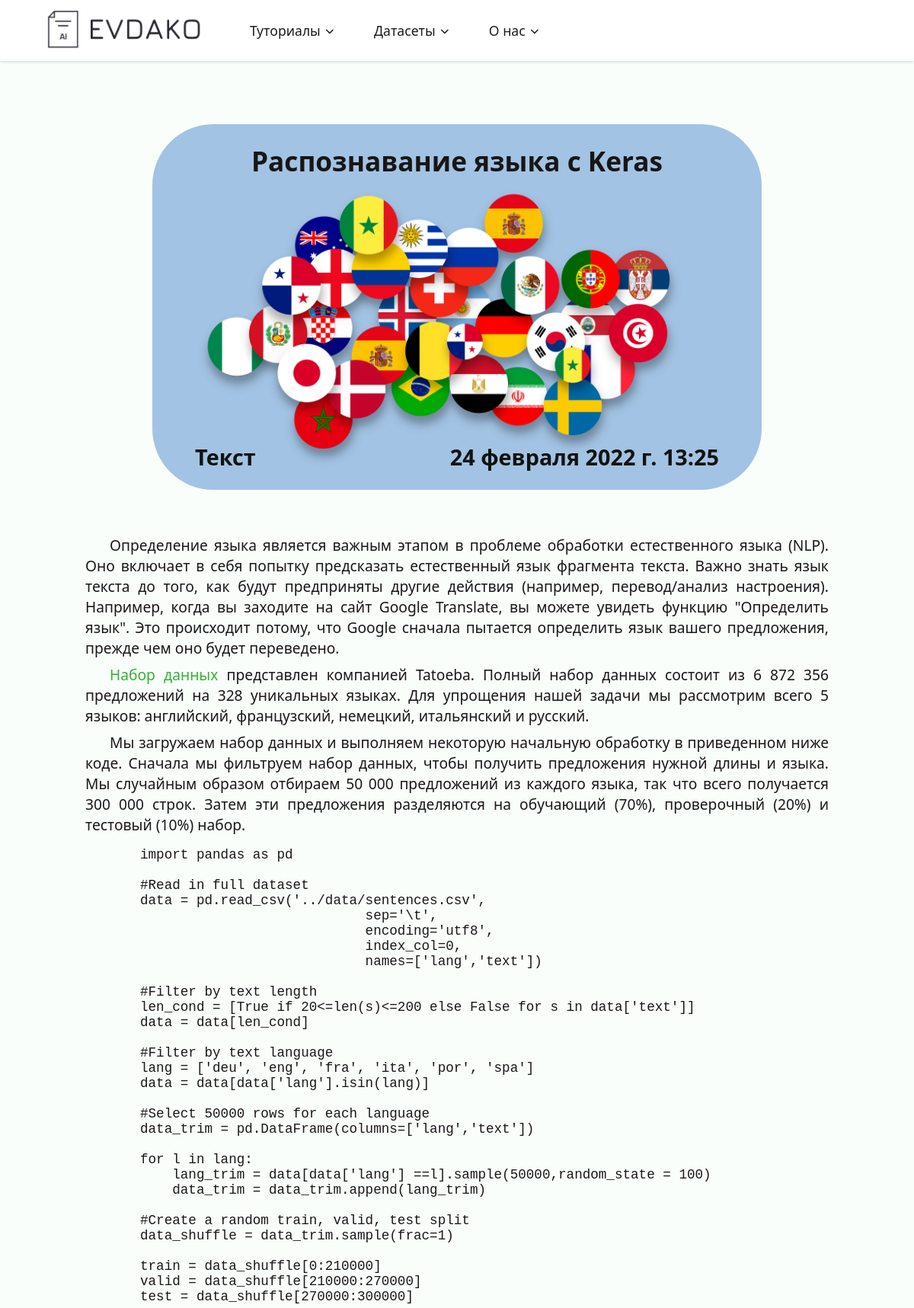
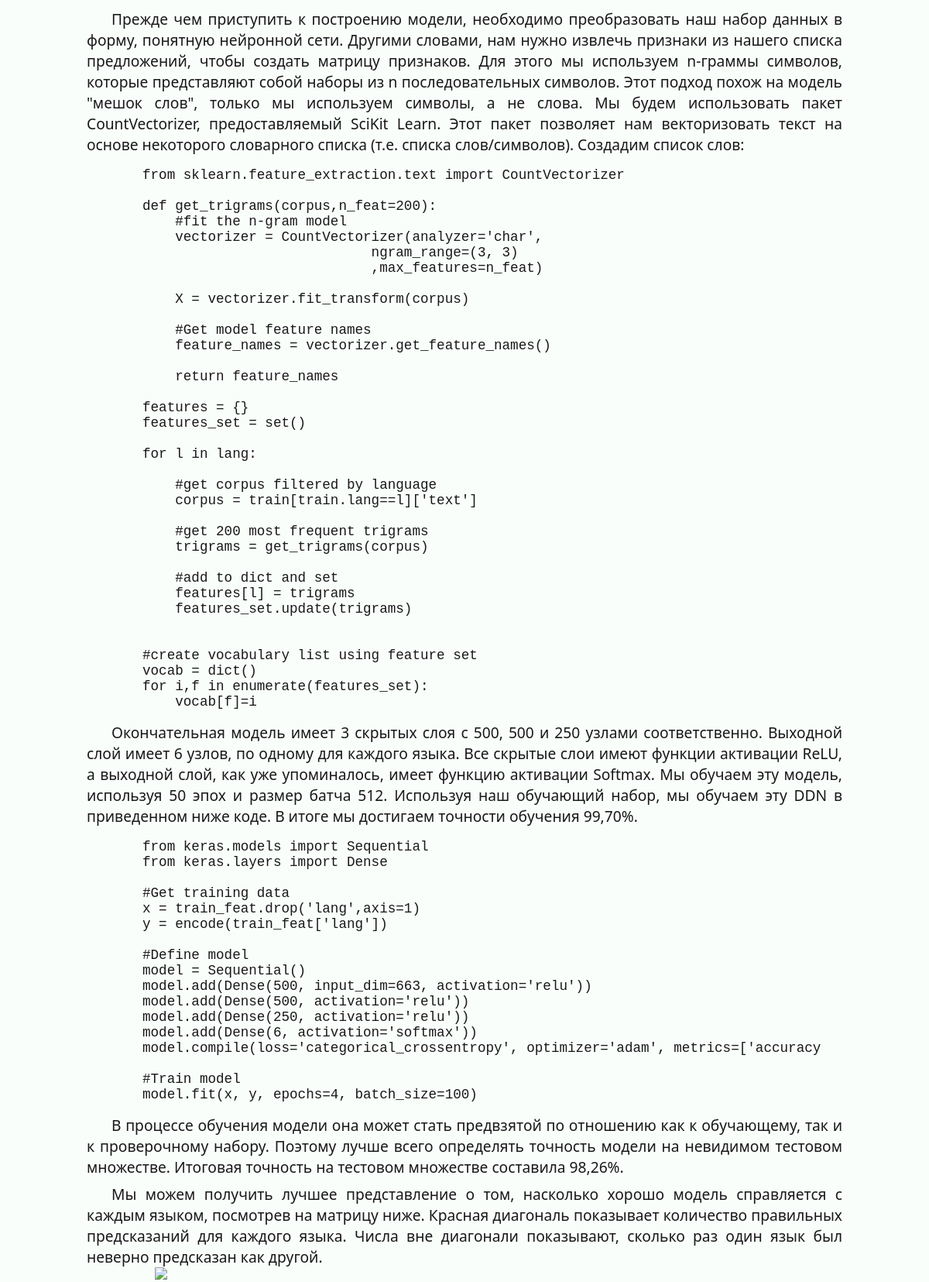
/articles/1/ (upper part), run on the app's committed database (2 pictures, top to bottom).
### tutorml/models.py (models this page shows, shortened)
class Article(models.Model):
    title = models.CharField("Название", max_length=50)
    description = models.TextField("Описание")
    category = models.CharField("Категория", max_length=20)
    pub_date = models.DateTimeField('Дата публикации')
    img_path = models.CharField("Путь к изображению", default="tutorml/img/blank.png", max_length=100)
    views = models.IntegerField("Просмотры", default=0)
    user = models.ForeignKey(User, on_delete=models.CASCADE)
    class Meta:
        verbose_name = "Статья"
        verbose_name_plural = "Статьи"

### tutorml/views.py (the view)
# urls.py: path("articles/<int:article_id>/", views.get_article, name="article"),
def get_article(request, article_id):
    article = get_object_or_404(Article.objects.filter(pub_date__lte=timezone.now()), pk=article_id)
    article.views += 1
    article.save()
    return render(request, f"tutorml/article{article.id}.html", {"article": article})

### tutorml/templates/tutorml/article1.html (shortened to what this page needs)
{% extends 'tutorml/article.html' %}
{% load static %}
{% block links %}
<link rel="stylesheet" href="{% static 'tutorml/css/forms.css' %}">
<link rel="stylesheet" href="{% static 'tutorml/css/atropos.min.css' %}">
<link rel="stylesheet" href="{% static 'tutorml/css/parallax.css' %}">
{% endblock %}
{% block content %}
<section class="section full_article">
    <div class="article parallax_article">
        <div class="atropos parallax">
            <div class="atropos-scale">
              <div class="atropos-rotate">
                <div class="atropos-inner">
                    <img data-atropos-offset="-5" src="{% static article.img_path %}">
                    <h1 class="text-over" data-atropos-offset="3">{{ article.title }}</h1>
                    <div class="article_info text-over-2" data-atropos-offset="3">
                        <span>{{ article.category }}</span>
                        <span>{{ article.pub_date }}</span>
                    </div>
                </div>
              </div>
            </div>
        </div>
    </div>
    <div class="article_text">
        <p>Определение языка является важным этапом в проблеме обработки естественного языка (NLP). Оно включает в себя
            попытку предсказать естественный язык фрагмента текста. Важно знать язык текста до того, как будут
            предприняты другие действия (например, перевод/анализ настроения). Например, когда вы заходите на сайт
            Google Translate, вы можете увидеть функцию "Определить язык". Это происходит потому, что Google сначала
            пытается определить язык вашего предложения, прежде чем оно будет переведено.</p>
        <p><a href="https://downloads.tatoeba.org/exports/">Набор данных</a> представлен компанией Tatoeba. Полный набор
            данных состоит из 6 872 356 предложений на 328 уникальных языках. Для упрощения нашей задачи мы рассмотрим
            всего 5 языков: английский, французский, немецкий, итальянский и русский.</p>
        <p>Мы загружаем набор данных и выполняем некоторую начальную обработку в приведенном ниже коде. Сначала мы
            фильтруем набор данных, чтобы получить предложения нужной длины и языка. Мы случайным образом отбираем 50
            000 предложений из каждого языка, так что всего получается 300 000 строк. Затем эти предложения разделяются
            на обучающий (70%), проверочный (20%) и тестовый (10%) набор.</p>
        <pre class="prettyprint lang-py linenums">import pandas as pd
#Read in full dataset
data = pd.read_csv('../data/sentences.csv',
                            sep='\t',
                            encoding='utf8',
                            index_col=0,
                            names=['lang','text'])
#Filter by text length
len_cond = [True if 20<=len(s)<=200 else False for s in data['text']]
data = data[len_cond]
#Filter by text language
lang = ['deu', 'eng', 'fra', 'ita', 'por', 'spa']
data = data[data['lang'].isin(lang)]
#Select 50000 rows for each language
data_trim = pd.DataFrame(columns=['lang','text'])
for l in lang:
    lang_trim = data[data['lang'] ==l].sample(50000,random_state = 100)
    data_trim = data_trim.append(lang_trim)
#Create a random train, valid, test split
data_shuffle = data_trim.sample(frac=1)
train = data_shuffle[0:210000]
valid = data_shuffle[210000:270000]
test = data_shuffle[270000:300000]
</pre>
        <p>Прежде чем приступить к построению модели, необходимо преобразовать наш набор данных в форму, понятную
            нейронной сети. Другими словами, нам нужно извлечь признаки из нашего списка предложений, чтобы создать
            матрицу признаков. Для этого мы используем n-граммы символов, которые представляют собой наборы из n
            последовательных символов. Этот подход похож на модель "мешок слов", только мы используем символы, а не
            слова. Мы будем использовать пакет CountVectorizer, предоставляемый SciKit Learn. Этот пакет позволяет нам
            векторизовать текст на основе некоторого словарного списка (т.е. списка слов/символов). Создадим список
            слов:</p>
        <pre class="prettyprint lang-py linenums">from sklearn.feature_extraction.text import CountVectorizer
def get_trigrams(corpus,n_feat=200):
    #fit the n-gram model
    vectorizer = CountVectorizer(analyzer='char',
                            ngram_range=(3, 3)
                            ,max_features=n_feat)
    X = vectorizer.fit_transform(corpus)
    #Get model feature names
    feature_names = vectorizer.get_feature_names()
    return feature_names
features = {}
features_set = set()
for l in lang:
    #get corpus filtered by language
    corpus = train[train.lang==l]['text']
    #get 200 most frequent trigrams
    trigrams = get_trigrams(corpus)
    #add to dict and set
    features[l] = trigrams
    features_set.update(trigrams)
#create vocabulary list using feature set
vocab = dict()
for i,f in enumerate(features_set):
    vocab[f]=i
</pre>
        <p>Окончательная модель имеет 3 скрытых слоя с 500, 500 и 250 узлами соответственно. Выходной слой имеет 6
            узлов, по одному для каждого языка. Все скрытые слои имеют функции активации ReLU, а выходной слой, как уже
            упоминалось, имеет функцию активации Softmax. Мы обучаем эту модель, используя 50 эпох и размер батча 512.
            Используя наш обучающий набор, мы обучаем эту DDN в приведенном ниже коде. В итоге мы достигаем точности
            обучения 99,70%.</p>
        <pre class="prettyprint lang-py linenums">from keras.models import Sequential
from keras.layers import Dense
#Get training data
x = train_feat.drop('lang',axis=1)
y = encode(train_feat['lang'])
#Define model
model = Sequential()
model.add(Dense(500, input_dim=663, activation='relu'))
model.add(Dense(500, activation='relu'))
model.add(Dense(250, activation='relu'))
model.add(Dense(6, activation='softmax'))
model.compile(loss='categorical_crossentropy', optimizer='adam', metrics=['accuracy'])
#Train model
model.fit(x, y, epochs=4, batch_size=100)
</pre>
        <p>В процессе обучения модели она может стать предвзятой по отношению как к обучающему, так и к проверочному
            набору. Поэтому лучше всего определять точность модели на невидимом тестовом множестве. Итоговая точность на
            тестовом множестве составила 98,26%.</p>
        <p>Мы можем получить лучшее представление о том, насколько хорошо модель справляется с каждым языком, посмотрев
            на матрицу ниже. Красная диагональ показывает количество правильных предсказаний для каждого языка. Числа
            вне диагонали показывают, сколько раз один язык был неверно предсказан как другой.</p>
        <div style="width:100%;display:flex;justify-content:center;"><img class="img_1_matrix"
                src="https://miro.medium.com/max/2400/1*EAtd2oR0WngiZ3PczmpKSA.png"></img></div>
    </div>
</section>
{% endblock %}

### tutorml/static/tutorml/css/forms.css (style rules this page uses)
* { margin: 0; padding: 0; box-sizing: border-box; }

### tutorml/static/tutorml/css/parallax.css (style rules this page uses)
.parallax { width: 50rem; height: 30rem; margin: 3.2rem auto; border-radius: 2rem; font-weight: 600; position: relative; }
.atropos-inner img { position: absolute; top: -5%; left: -5%; object-fit: cover; width: 110%; height: 110%; max-width: none; }
.atropos-inner { position: relative; width: 100%; height: 100%; border-radius: 5rem; overflow: hidden; }
.text-over { position: absolute; top: 0%; opacity: 1; text-align: center; left: 0; width: 100%; font-size: 2.2rem; color: hsl(0, 2%, 9%); line-height: 4rem; padding: 1rem; }
.text-over-2 { position: absolute; width: 90% !important; text-align: center; opacity: 1; bottom: 5%; left: 5%; font-size: 1.8rem; color: hsl(120, 9%, 7%); padding: 1rem; }

### tutorml/static/tutorml/css/style.css (style rules this page uses)
:root { --font-family: "Segoe UI", Roboto, "Helvetica Neue", Arial, sans-serif; }
* { box-sizing: border-box; padding: 0; margin: 0; }
body { margin: 5rem 0 0 0; font-family: var(--font-family); font-weight: 500; line-height: normal; background-color: rgb(250, 254, 251); color: #19171a; overflow: overlay; }
a { text-decoration: none; }
img { max-width: 100%; height: auto; vertical-align: initial; }
.section { padding: 2rem 1rem 4rem; margin-left: 8vw; margin-right: 8vw; }
.dataset, .article { position: relative; width: 100%; border-radius: 1rem; box-shadow: 0 0 .25rem rgba(0, 0, 0, .2); overflow: hidden; font-size: 1.2rem; }
.article_text { text-align: justify; font-weight: 400; }
.article_text p { margin-top: .5rem; text-indent: 2rem; }
.article_info { width: 100%; display: flex; justify-content: space-between; }

### tutorml/static/tutorml/css/articles.css (style rules this page uses)
.full_article { display: flex; margin-top: 2rem; flex-direction: column; align-items: center; justify-content: center; font-size: 1.2rem; }
.full_article .article { border-radius: 0 !important; box-shadow: none !important; width: 58rem; }
.full_article .article_text { width: 100%; padding-bottom: 2rem; }
.full_article .article_info { padding: 0 1rem; }
.full_article a { color: hsl(120, 54%, 45%); }
pre { margin: 1rem auto; padding-left: 3rem !important; width: 58rem; overflow-x: scroll; font-size: 1.1rem; }
.img_1_matrix { width: 50rem; }

### data on the page
Article: img_path (picture), title "Распознавание языка с Keras", category "Текст", pub_date "24 февраля 2022 г. 13:25"
